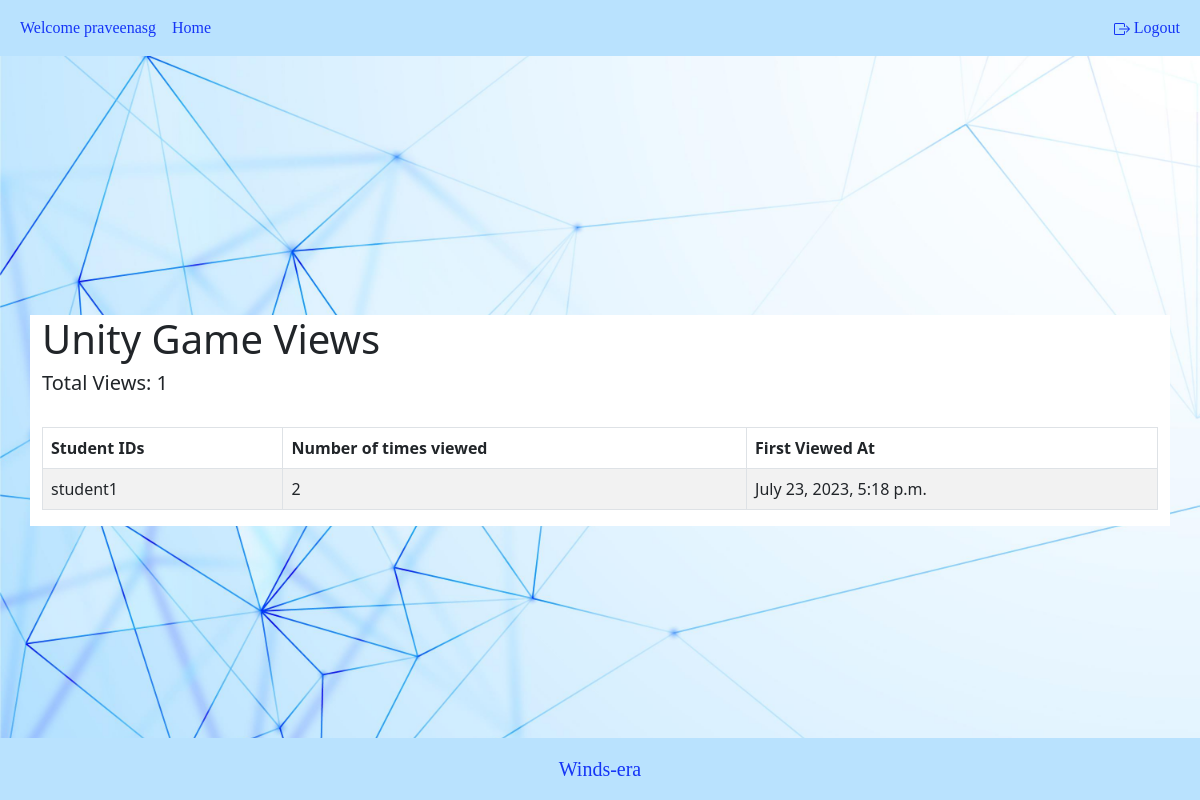
Page /content/course/unity_game/ (signed in) on the committed database.
### user_account/models.py (models this page shows, shortened)
class User(AbstractBaseUser):
    username = models.CharField(max_length=20, unique=True)
    date_joined = models.DateTimeField(auto_now_add=True)
    last_login = models.DateTimeField(auto_now=True)
    is_admin = models.BooleanField(default=False)
    is_active = models.BooleanField(default=True)
    is_staff = models.BooleanField(default=False)
    is_superuser = models.BooleanField(default=False)
    user_choices = [
        ('STUDENT', 'Student'),
        ('MENTOR', 'Mentor'),
        ('ADMIN', 'Admin')
    ]
    plan_choices = [
        ('Basic', 'Basic'),
        ('Super', 'Super'),
        ('Pro', 'Pro')
    ]
    email = models.EmailField(max_length=60, unique=True)
    user_role = models.CharField(max_length=10, choices=user_choices)
    plan = models.CharField(max_length=10, choices=plan_choices, default='Basic')
    USERNAME_FIELD = 'username'
    REQUIRED_FIELDS = ['email', 'user_role']
    objects = UserManager()
    def __str__(self):
        return self.username

### course/models.py (models this page shows, shortened)
class Course(models.Model):
    STATUS = (
        ('PUBLISH', 'PUBLISH'),
        ('DRAFT', 'DRAFT'),
    )
    featured_image = models.ImageField(upload_to="featured_img/", blank=True)
    video_file = models.FileField(upload_to='videos/', null=True)
    title = models.CharField(max_length=500)
    created_at = models.DateField(auto_now_add=True)
    category = models.ForeignKey(Catogaries, on_delete=models.DO_NOTHING)
    description = models.TextField()
    zip_file = models.FileField(
        upload_to='zip_folders/', null=True, blank=True, default=None)
    slug = models.SlugField(default='', max_length=500, null=True, blank=True)
    status = models.CharField(choices=STATUS, max_length=100, null=True)
    author = models.CharField(max_length=100, blank=True)

class CourseView(models.Model):
    user = models.ForeignKey(User, on_delete=models.CASCADE)
    course = models.ForeignKey(Course, on_delete=models.CASCADE)
    view = models.IntegerField(default=1)
    viewed_at = models.DateTimeField(auto_now_add=True)

### website_content/views.py (the view)
# urls.py: path('course/<slug:slug>/', course_view, name='course_view'),
@login_required
def course_view(request, slug):
    course = get_object_or_404(Course, slug=slug)
    course_views = CourseView.objects.filter(course=course).count()
    detail = CourseView.objects.filter(course=course)
    return render(request, 'website_content/course_view.html', {'course': course, 'course_views': course_views, 'detail': detail})

### templates/website_content/course_view.html
{% extends "root.html" %} {% block content %}
<div class="container bg-white">
  <h1 class="mt-5">{{ course.title }} Views</h1>
  <h5>Total Views: {{ course_views }}</h5>
  <div class="table-responsive">
    <table class="table table-bordered table-striped mt-4">
      <thead>
        <tr>
          <th>Student IDs</th>
          <th>Number of times viewed</th>
          <th>First Viewed At</th>
        </tr>
      </thead>
      <tbody>
        {% for d in detail %}
        <tr>
          <td>{{ d.user }}</td>
          <td>{{ d.view }}</td>
          <td>{{ d.viewed_at }}</td>
        </tr>
        {% endfor %}
      </tbody>
    </table>
  </div>
</div>
{% endblock %}

### templates/snippets/header.html (shortened to what this page needs)
    <nav class="navbar navbar-expand-sm navbar-dark fixed-top border-bottom-shadow-sm" style="background-color:#B9E2FE">
        {% if request.user.is_authenticated %}
        <div class="container-fluid d-flex">
        <ul class="navbar-nav">
            <li class="nav-item"><a class="nav-link disabled" style="color:#1535F6;font-family: 'Al Bayan';">Welcome {{ request.user.username }}</a></li>
            <li class="nav-item"><a class="nav-link" href={% url 'website_content:home' %} style="color:#1535F6;font-family: 'Al Bayan';"> Home</a></li>
        </ul>
        <ul class="navbar-nav">
            <li class="nav-item"><a class="nav-link" href={% url 'user_account:logout' %} style="color:#1535F6;font-family: 'Al Bayan';">
                Logout</a></li>
          </ul>
        </div>
        {% endif %}
      </nav>

### static/css/main.css (style rules this page uses)
html, body { height: 100%; margin: 0; }
body { display: flex; align-items: center; padding-bottom: 5rem; }

### rows in the picture
User: user.username "praveenasg"
Course: title "Unity Game"
CourseView: user "student1", view "2", viewed_at "July 23, 2023, 5:18 p.m."

### other values in the picture
{{ course_views }} "1"
